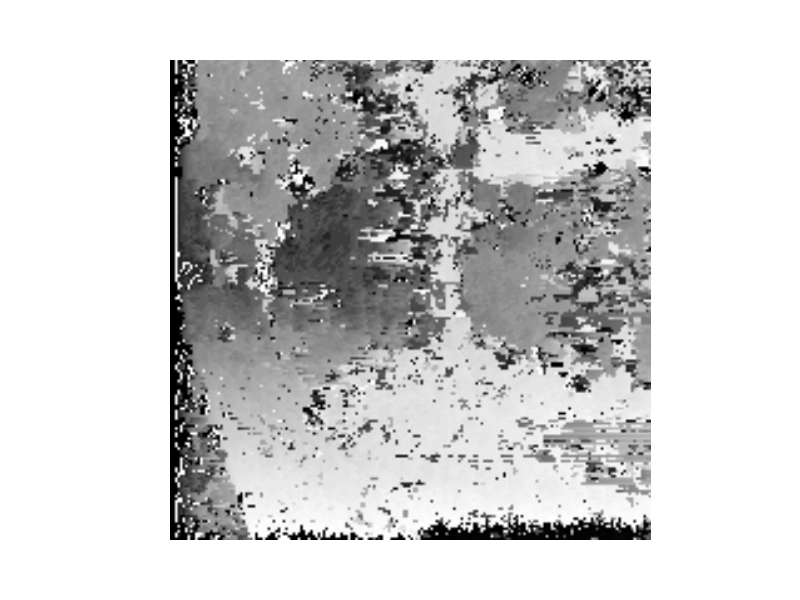
#> input picture disp.png, 800 x 600 px
$ python post_process.py   (Python 2 division)   (older library calls are emulated)
#> lines starting #> are read from the running program, lines starting #| are printed output that depends on the picture; after the words box and inside, x2 and y2 are one past the last pixel; in counts of white or black regions, pixels touching at a corner belong together
import cv2
from PIL import Image
import numpy as np

import matplotlib
matplotlib.use('Agg')
import matplotlib.pyplot as plt

test = cv2.imread('disp.png')
#> test is the input picture: shape (600, 800, 3); min 0, max 255, mean 206.3
# print test
test = np.power(test, 0.2).astype(np.float)
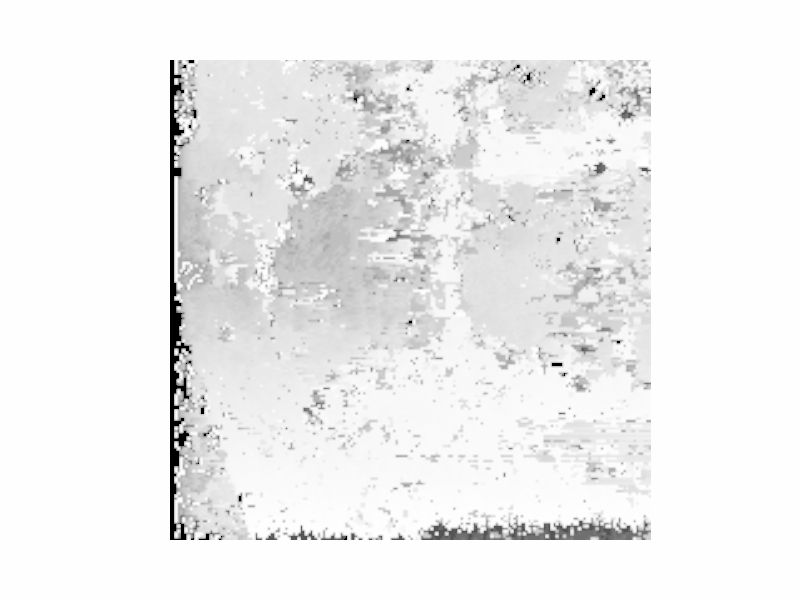
#> test: shape (600, 800, 3) float64; min 0, max 3.03, mean 2.85; drawn with min black and max white
print test
#> (printed output is left out)
plt.imshow(test)
plt.axis('off')
plt.savefig('result.png')
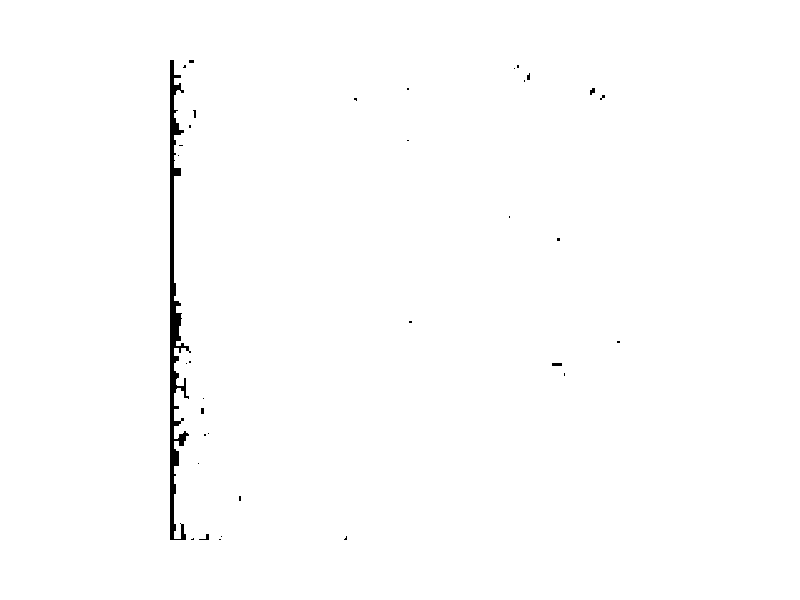
#> shown: shape (600, 800, 3) float64; values 0 (black) and 1 (white), 99.3% white; 35 black regions (31 under 20 px), largest, box (x1, y1, x2, y2) and area: (170, 60, 191, 540) 2993, (552, 363, 562, 366) 30, (590, 88, 595, 95) 25, (199, 534, 209, 540) 25
